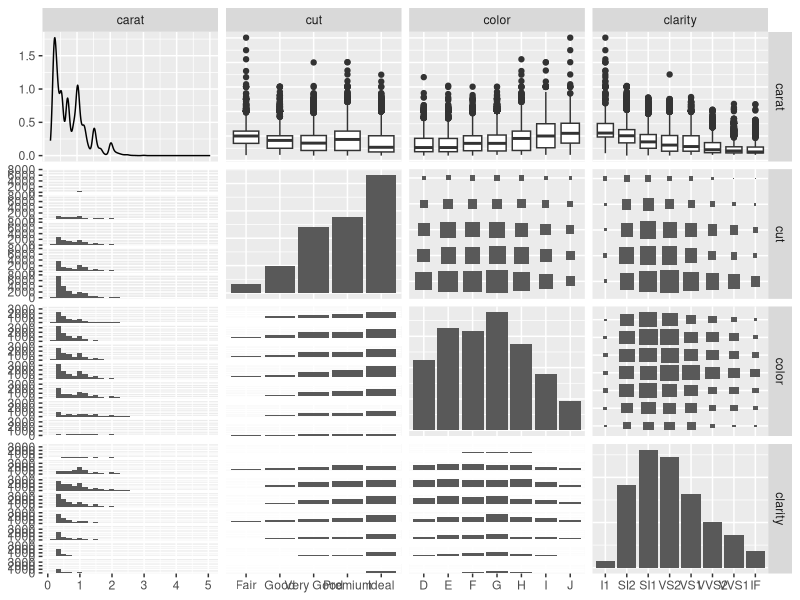
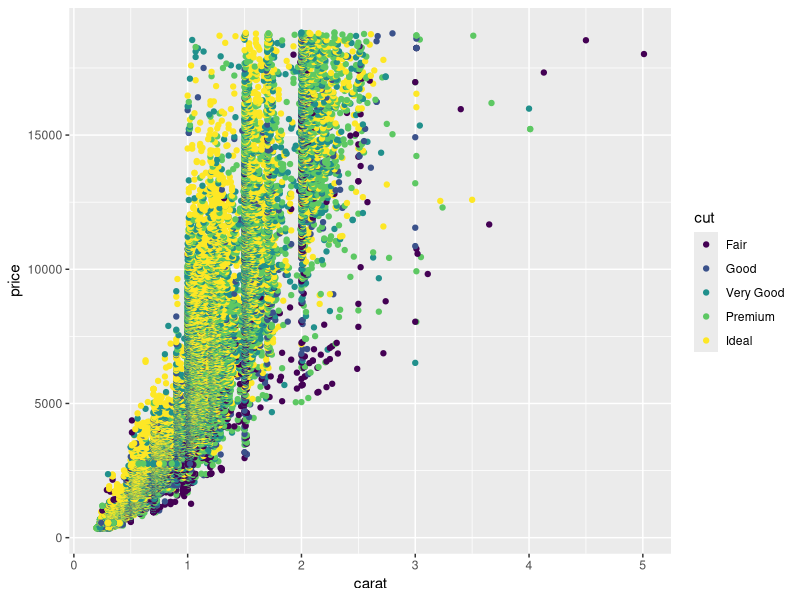
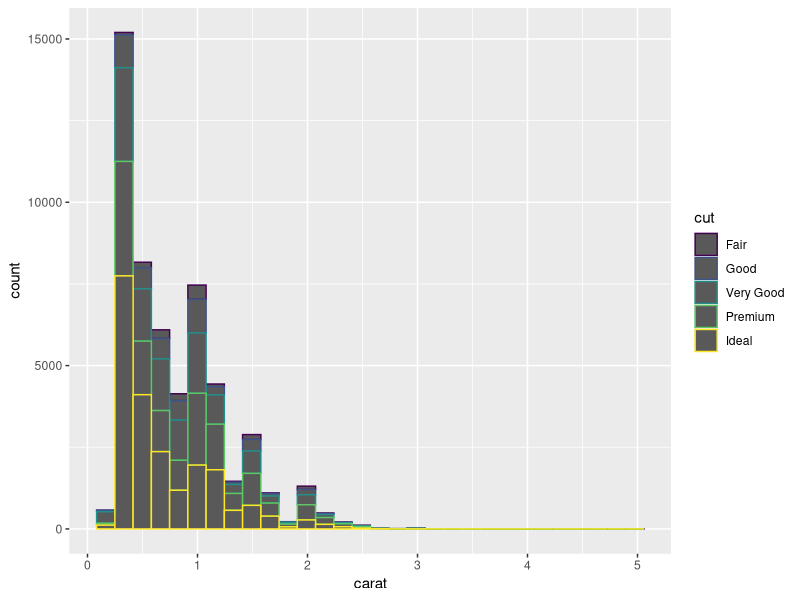

Write R code to recreate these figures, in order.
## ---- chunk 1
library(tidyverse)
library(skimr)
library(GGally)

view(diamonds)

names(diamonds)

dim(diamonds)

summary(diamonds)

head(diamonds)

tail(diamonds)

skimr::skim(diamonds)
## ---- chunk 2
# Chose columns carat cut color and clarity----
GGally::ggpairs(diamonds, columns = 1:4) # ggpairs plot

# ggplot scatterplot
ggplot(diamonds, aes(x = carat, y = price, color = cut)) + geom_point()

# ggplot histogram
ggplot(diamonds, aes(x = carat, color = cut)) + geom_histogram()

